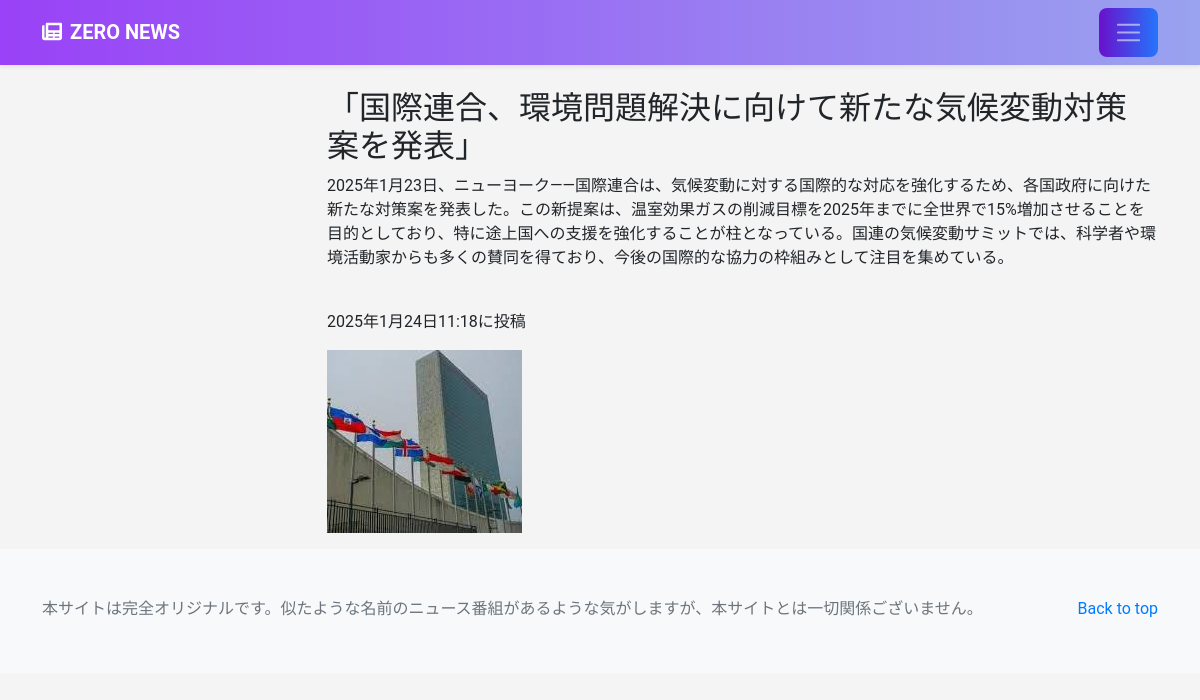
The app's page /news-detail/4 (signed in) with its own data.
### news/models.py (models this page shows, shortened)
class NewsPost(models.Model):
    user = models.ForeignKey(
        CustomUser,
        verbose_name='ユーザー',
        on_delete=models.CASCADE
    )
    category = models.ForeignKey(
        Category,
        verbose_name='カテゴリ',
        on_delete=models.PROTECT
    )
    title = models.CharField(
        verbose_name='タイトル',
        max_length=200
    )
    comment = models.TextField(
        verbose_name='コメント',
    )
    image1 = models.ImageField(
        verbose_name='イメージ1',
        upload_to = 'news'
    )
    image2 = models.ImageField(
        verbose_name='イメージ2',
        upload_to = 'news',
        blank=True,
        null=True
    )
    posted_at = models.DateTimeField(
        verbose_name='投稿日時',
        auto_now_add=True
    )

### news/views.py (the view)
# urls.py: path('news-detail/<int:pk>',views.DetailView.as_view(), name='news_detail'),
class DetailView(DetailView):
    template_name = 'detail.html'
    model = NewsPost

### news/templates/detail.html (shortened to what this page needs)
{% extends 'base.html' %}
    {% block contents %}
    <br>
    <div class="container">
        <div class = "row">
            <div class = "col offset-3">
                <h2>{{object.title}}</h2>
                <p>{{object.comment}}</p>
                <br>
                <p>{{object.posted_at}}に投稿</p>
                <p><img src="{{ object.image1.url }}"></img></p>
            </div>
        </div>
    </div>
    {% endblock %}

### news/templates/base.html (style rules this page uses)
body { background-color: #f4f4f4; font-family: 'Roboto', sans-serif; }

### records on screen
NewsPost: title "「国際連合、環境問題解決に向けて新たな気候変動対策案を発表」", comment "2025年1月23日、ニューヨーク――国際連合は、気候変動に対する国際的な対応を強化するため、各国政府に向けた新たな対策案を発表した。この新提案は、温室効果ガスの削減目標を2025年までに全世界で15%増加させることを目的としており、特に途上国への支援を強化することが柱となっている。国連の気候変動サミットでは、科学者や環境活動家からも多くの賛同を得ており、今後の国際的な協力の枠組みとして注目を集めている。", posted_at "2025年1月24日11:18", image1 (picture)
